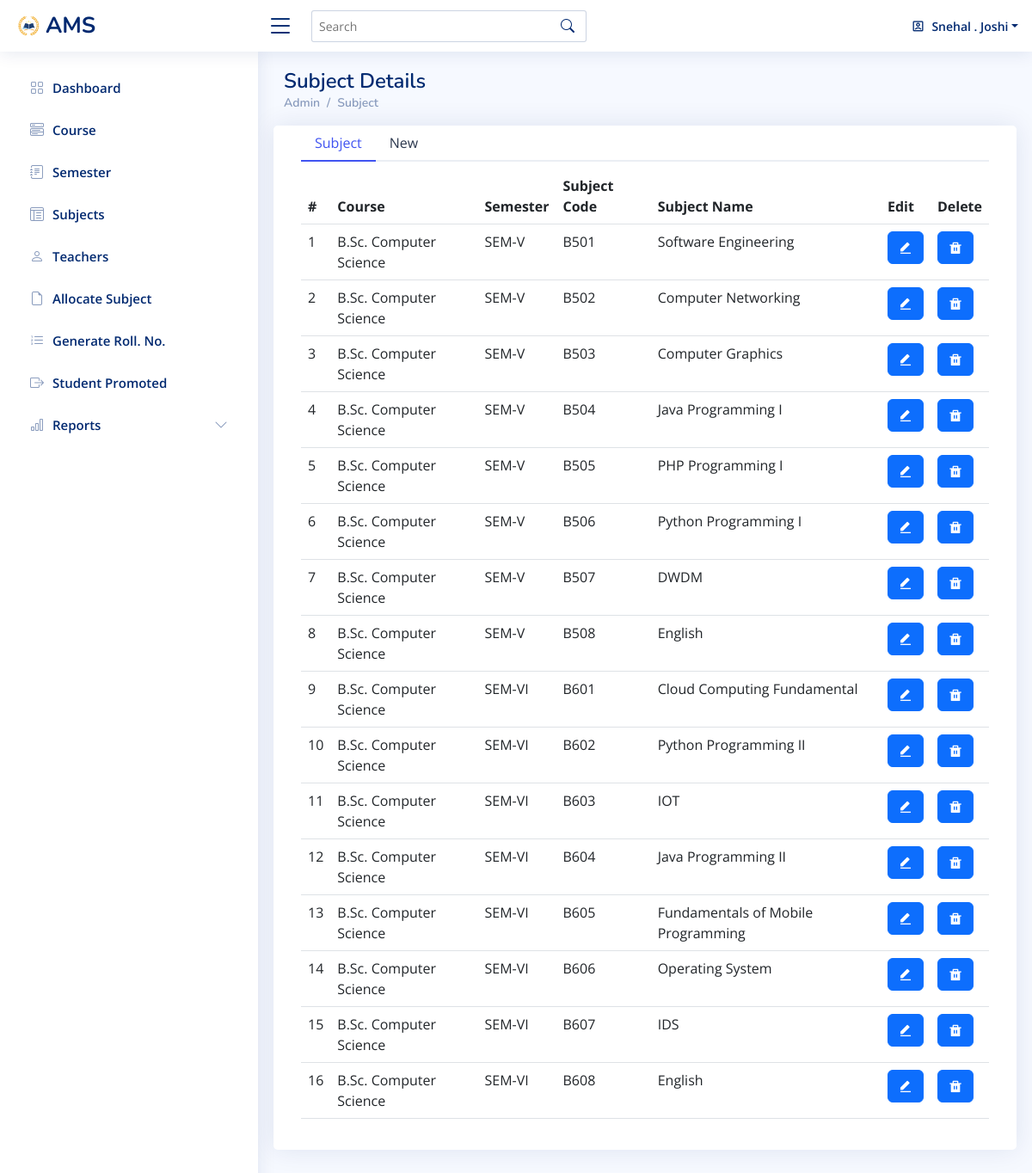
Screenshot of /subjects.php (signed in) with the database file from the repository.
### tables this page shows
CREATE TABLE IF NOT EXISTS `subject` (
  `sub_id` int NOT NULL AUTO_INCREMENT,
  `course_id` int NOT NULL,
  `sem_id` int NOT NULL,
  `sub_code` varchar(20) NOT NULL,
  `sub_name` varchar(40) NOT NULL,
  PRIMARY KEY (`sub_id`),
  KEY `cs` (`course_id`),
  KEY `sm` (`sem_id`)
);

CREATE TABLE IF NOT EXISTS `course` (
  `course_id` int NOT NULL AUTO_INCREMENT,
  `course_name` varchar(50) NOT NULL,
  `course_type` varchar(10) NOT NULL,
  `course_sem` varchar(20) NOT NULL,
  PRIMARY KEY (`course_id`),
  UNIQUE KEY `course_id` (`course_id`),
  UNIQUE KEY `course_name` (`course_id`)
);

CREATE TABLE IF NOT EXISTS `semester` (
  `sem_id` int NOT NULL AUTO_INCREMENT,
  `sem_name` varchar(20) NOT NULL,
  PRIMARY KEY (`sem_id`)
);

### subjects.php (the view, shortened to what this page needs)
<?php
include("database_connect.php");
$selectqry="select sub.sub_id,sub.course_id,c.course_name,
sub.sem_id,s.sem_name,sub.sub_code,sub.sub_name
from subject sub inner join course c
on sub.course_id=c.course_id
inner join semester s
on sub.sem_id=s.sem_id";
$rssubject=mysqli_query($con,$selectqry);
?>
<!DOCTYPE html>
<html lang="en">
<head>
  <link href="assets/vendor/bootstrap/css/bootstrap.min.css" rel="stylesheet">
  <link href="assets/vendor/bootstrap-icons/bootstrap-icons.css" rel="stylesheet">
  <link href="assets/vendor/boxicons/css/boxicons.min.css" rel="stylesheet">
  <link href="assets/vendor/quill/quill.snow.css" rel="stylesheet">
  <link href="assets/vendor/quill/quill.bubble.css" rel="stylesheet">
  <link href="assets/vendor/remixicon/remixicon.css" rel="stylesheet">
  <link href="assets/vendor/simple-datatables/style.css" rel="stylesheet">
  <link href="assets/css/style.css" rel="stylesheet">
</head>
<body>
  <header id="header" class="header fixed-top d-flex align-items-center">
    <div class="d-flex align-items-center justify-content-between">
      <a href="#" class="logo d-flex align-items-center">
        <img src="img/logo/logoaaa.png" alt="">
        <span class="d-none d-lg-block">AMS</span>
      </a>
      <i class="bi bi-list toggle-sidebar-btn"></i>
    </div>
    <div class="search-bar">
      <form class="search-form d-flex align-items-center" method="POST" action="#">
        <input type="text" name="query" placeholder="Search" title="Enter search keyword">
        <button type="submit" title="Search"><i class="bi bi-search"></i></button>
      </form>
    </div>
    <nav class="header-nav ms-auto">
      <ul class="d-flex align-items-center">
        <li class="nav-item dropdown pe-3">
        <a class="nav-link nav-profile d-flex align-items-center pe-0" href="#" data-bs-toggle="dropdown">
            <i class="ri-account-box-line"></i>
            <span class="d-none d-md-block dropdown-toggle ps-2"><?PHP if(isset($_SESSION["u_name"])) echo $_SESSION["u_name"]; ?></span>
          </a>
        </li>
      </ul>
    </nav>
  </header>
  <aside id="sidebar" class="sidebar">
    <ul class="sidebar-nav" id="sidebar-nav">
      <li class="nav-item">
        <a class="nav-link collapsed" href="admin-dashboard.php">
          <i class="bi bi-grid"></i>
          <span>Dashboard</span>
        </a>
      </li>
      <li class="nav-item">
        <a class="nav-link collapsed"  href="course.php">
          <i class="bi bi-menu-button-wide"></i><span>Course</span>
        </a>
      </li>
      <li class="nav-item">
        <a class="nav-link collapsed"  href="semester.php">
          <i class="bi bi-journal-text"></i><span>Semester</span>
        </a>
      </li>
      <li class="nav-item">
        <a class="nav-link collapsed"  href="subjects.php">
          <i class="bi bi-layout-text-window-reverse"></i><span>Subjects</span>
        </a>
      </li>
      <li class="nav-item">
        <a class="nav-link collapsed"  href="teacher.php">
          <i class="bi bi-person"></i><span>Teachers</span>
        </a>
      </li>
      <li class="nav-item">
        <a class="nav-link collapsed"  href="allocate-subject.php">
          <i class="bi bi-file-earmark"></i><span>Allocate Subject</span>
        </a>
      </li>
      <li class="nav-item">
        <a class="nav-link collapsed"  href="Generate-rollno.php">
          <i class="bi bi-list-ol"></i><span>Generate Roll. No.</span>
        </a>
      </li>
      <li class="nav-item">
        <a class="nav-link collapsed"  href="student_promot.php">
          <i class="bi bi-box-arrow-right"></i><span>Student Promoted</span>
        </a>
      </li>
      <li class="nav-item">
        <a class="nav-link collapsed" data-bs-target="#icons-nav" data-bs-toggle="collapse" href="Reports.php">
          <i class="bi bi-bar-chart"></i><span>Reports</span><i class="bi bi-chevron-down ms-auto"></i>
        </a>
      </li>
         </ul>
  </aside>
  <main id="main" class="main">
    <div class="pagetitle">
      <h1>Subject Details</h1>
      <nav>
        <ol class="breadcrumb">
        <li class="breadcrumb-item"><a href="index.html">Admin</a></li>
          <li class="breadcrumb-item">Subject</li>
        </ol>
      </nav>
    </div>
    <section class="section">
      <div class="row">
        <div class="card">
          <div class="card-body">
            <ul class="nav nav-tabs nav-tabs-bordered" id="borderedTab" role="tablist">
              <li class="nav-item" role="presentation">
                <button class="<?php if(isset($sub_id)) echo 'nav-link'; else echo 'nav-link active'?>" id="home-tab" data-bs-toggle="tab" data-bs-target="#bordered-home" type="button" role="tab" aria-controls="home" aria-selected="true">Subject</button>
              </li>
              <li class="nav-item" role="presentation">
                <button class="<?php if(isset($sub_id)) echo 'nav-link active'; else echo 'nav-link'?>" id="profile-tab" data-bs-toggle="tab" data-bs-target="#bordered-profile" type="button" role="tab" aria-controls="profile" aria-selected="false">New</button>
              </li>
            </ul>
            <div class="tab-content pt-2" id="borderedTabContent">
              <div class="<?php if(isset($sub_id)) echo 'tab-pane fade'; else echo 'tab-pane fade show active'?>" id="bordered-home" role="tabpanel" aria-labelledby="home-tab">
              <table class="table datatable">
                <thead>
                  <tr>
                    <th scope="col">#</th>
                    <th scope="col">Course</th>
                    <th scope="col">Semester</th>
                    <th scope="col">Subject Code</th>
                    <th scope="col">Subject Name</th>
                    <th scope="col">Edit</th>
                    <th scope="col">Delete</th>
                  </tr>
                </thead>
                <tbody>
                  <?php
                   if(!$rssubject)
                   {
                      echo "<tr><td colspan='6'> no records found...</td></tr>";
                   }
                   else
                   {
                      $cnt=1;
                      while($row=mysqli_fetch_row($rssubject))
                      {
                          echo "<tr>";
                          echo "<td>".$cnt."</td>";
                          echo "<td>".$row[2]."</td>";
                          echo "<td>".$row[4]."</td>";
                          echo "<td>".$row[5]."</td>";
                          echo "<td>".$row[6]."</td>";
                          echo "<td><a class='btn btn-primary' href='subjects.php?edit=".$row[0]."'><i class='ri-edit-fill'></i></a></td>";
                          echo "<td><button type='button' class='btn btn-primary' data-bs-toggle='modal' data-bs-target='#smallModal$row[0]'>
                          <i class='ri-delete-bin-fill'></i>
                        </button></td>";
                          echo "</tr>";
                          $cnt=$cnt+1;
                      }
                   }
                  ?>
                </tbody>
              </table>
                </div>
            </div>
          </div>
      </div>
    </section>
  </main>
</body>
</html>

### assets/css/style.css (style rules this page uses)
:root { scroll-behavior: smooth; }
body { font-family: "Open Sans", sans-serif; background: #f6f9ff; color: #444444; }
a { color: #4154f1; text-decoration: none; }
h1, h2, h3, h4, h5, h6 { font-family: "Nunito", sans-serif; }
#main { margin-top: 60px; padding: 20px 30px; transition: all 0.3s; }
.pagetitle { margin-bottom: 10px; }
.pagetitle h1 { font-size: 24px; margin-bottom: 0; font-weight: 600; color: #012970; }
.card { margin-bottom: 30px; border: none; border-radius: 5px; box-shadow: 0px 0 30px rgba(1, 41, 112, 0.1); }
.card-body { padding: 0 20px 20px 20px; }
.breadcrumb { font-size: 14px; font-family: "Nunito", sans-serif; color: #899bbd; font-weight: 600; }
.breadcrumb a { color: #899bbd; transition: 0.3s; }
.breadcrumb .breadcrumb-item::before { color: #899bbd; }
.nav-tabs-bordered { border-bottom: 2px solid #ebeef4; }
.nav-tabs-bordered .nav-link { margin-bottom: -2px; border: none; color: #2c384e; }
.nav-tabs-bordered .nav-link.active { background-color: #fff; color: #4154f1; border-bottom: 2px solid #4154f1; }
.logo { line-height: 1; }
@media (min-width: 1200px) { .logo { width: 280px; } }
.logo img { max-height: 26px; margin-right: 6px; }
.logo span { font-size: 26px; font-weight: 700; color: #012970; font-family: "Nunito", sans-serif; }
.header { transition: all 0.5s; z-index: 997; height: 60px; box-shadow: 0px 2px 20px rgba(1, 41, 112, 0.1); background-color: #fff; padding-left: 20px; }
.header .toggle-sidebar-btn { font-size: 32px; padding-left: 10px; cursor: pointer; color: #012970; }
.header .search-bar { min-width: 360px; padding: 0 20px; }
.header .search-form { width: 100%; }
.header .search-form input { border: 0; font-size: 14px; color: #012970; border: 1px solid rgba(1, 41, 112, 0.2); padding: 7px 38px 7px 8px; border-radius: 3px; transition: 0.3s; width: 100%; }
.header .search-form button { border: 0; padding: 0; margin-left: -30px; background: none; }
.header .search-form button i { color: #012970; }
.header-nav ul { list-style: none; }
.header-nav>ul { margin: 0; padding: 0; }
.header-nav .nav-profile { color: #012970; }
.header-nav .nav-profile span { font-size: 14px; font-weight: 600; }
.sidebar { position: fixed; top: 60px; left: 0; bottom: 0; width: 300px; z-index: 996; transition: all 0.3s; padding: 20px; overflow-y: auto; scrollbar-width: thin; scrollbar-color: #aab7cf transparent; box-shadow: 0px 0px 20px rgba(1, 41, 112, 0.1); background-color: #fff; }
@media (min-width: 1200px) { #main, #footer { margin-left: 300px; } }
.sidebar-nav { padding: 0; margin: 0; list-style: none; }
.sidebar-nav li { padding: 0; margin: 0; list-style: none; }
.sidebar-nav .nav-item { margin-bottom: 5px; }
.sidebar-nav .nav-link { display: flex; align-items: center; font-size: 15px; font-weight: 600; color: #4154f1; transition: 0.3; background: #f6f9ff; padding: 10px 15px; border-radius: 4px; }
.sidebar-nav .nav-link i { font-size: 16px; margin-right: 10px; color: #4154f1; }
.sidebar-nav .nav-link.collapsed { color: #012970; background: #fff; }
.sidebar-nav .nav-link.collapsed i { color: #899bbd; }
.sidebar-nav .nav-link .bi-chevron-down { margin-right: 0; transition: transform 0.2s ease-in-out; }

### rows the page displays
subject: course.course_name "B.Sc. Computer Science", sem.sem_name "SEM-V", sub_code "B501", sub_name "Software Engineering"
subject: course.course_name "B.Sc. Computer Science", sem.sem_name "SEM-V", sub_code "B502", sub_name "Computer Networking"
subject: course.course_name "B.Sc. Computer Science", sem.sem_name "SEM-V", sub_code "B503", sub_name "Computer Graphics"
subject: course.course_name "B.Sc. Computer Science", sem.sem_name "SEM-V", sub_code "B504", sub_name "Java Programming I"
subject: course.course_name "B.Sc. Computer Science", sem.sem_name "SEM-V", sub_code "B505", sub_name "PHP Programming I"
subject: course.course_name "B.Sc. Computer Science", sem.sem_name "SEM-V", sub_code "B506", sub_name "Python Programming I"
subject: course.course_name "B.Sc. Computer Science", sem.sem_name "SEM-V", sub_code "B507", sub_name "DWDM"
subject: course.course_name "B.Sc. Computer Science", sem.sem_name "SEM-V", sub_code "B508", sub_name "English"
subject: course.course_name "B.Sc. Computer Science", sem.sem_name "SEM-VI", sub_code "B601", sub_name "Cloud Computing Fundamental"
subject: course.course_name "B.Sc. Computer Science", sem.sem_name "SEM-VI", sub_code "B602", sub_name "Python Programming II"
subject: course.course_name "B.Sc. Computer Science", sem.sem_name "SEM-VI", sub_code "B603", sub_name "IOT"
subject: course.course_name "B.Sc. Computer Science", sem.sem_name "SEM-VI", sub_code "B604", sub_name "Java Programming II"
subject: course.course_name "B.Sc. Computer Science", sem.sem_name "SEM-VI", sub_code "B605", sub_name "Fundamentals of Mobile Programming"
subject: course.course_name "B.Sc. Computer Science", sem.sem_name "SEM-VI", sub_code "B606", sub_name "Operating System"
subject: course.course_name "B.Sc. Computer Science", sem.sem_name "SEM-VI", sub_code "B607", sub_name "IDS"
subject: course.course_name "B.Sc. Computer Science", sem.sem_name "SEM-VI", sub_code "B608", sub_name "English"

### other values shown
$_SESSION["u_name"] "Snehal . Joshi"
